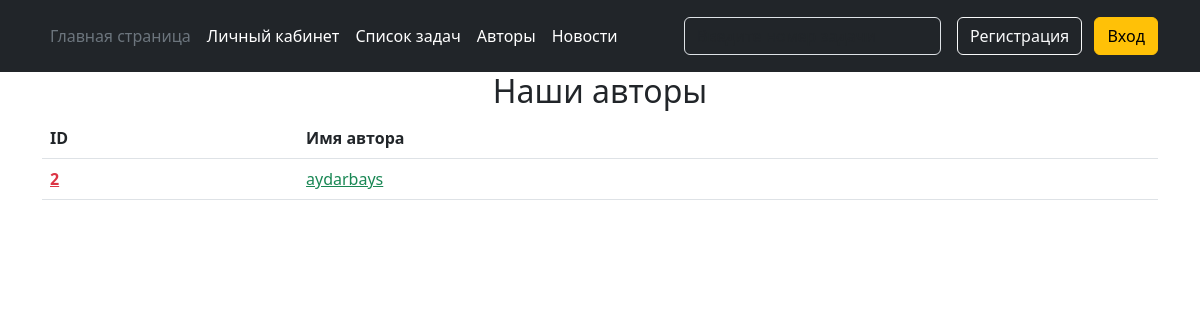
Page /authors on the earlier database version.
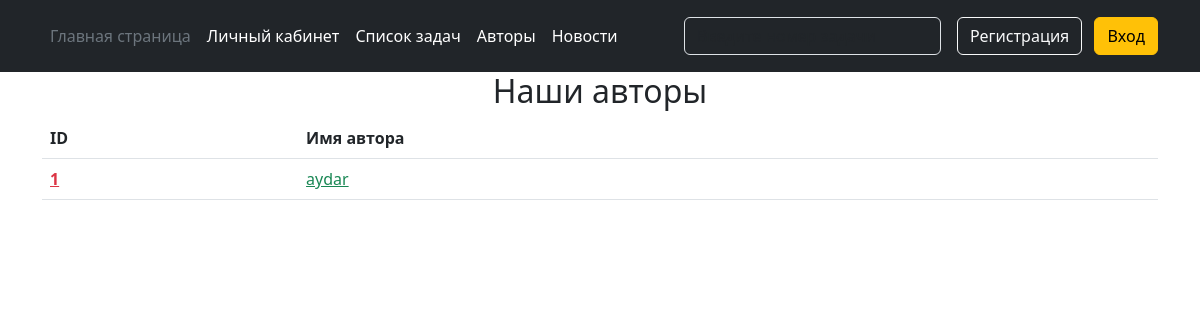
Same page on the later database version.
### data/users.py (models this page shows, shortened)
class User(SqlAlchemyBase, UserMixin, SerializerMixin):
    __tablename__ = 'users'
    id = sqlalchemy.Column(sqlalchemy.Integer,
                           primary_key=True, autoincrement=True)
    username = sqlalchemy.Column(sqlalchemy.String, nullable=False)
    email = sqlalchemy.Column(sqlalchemy.String,
                              index=True, unique=True, nullable=True)
    hashed_password = sqlalchemy.Column(sqlalchemy.String, nullable=True)
    role = sqlalchemy.Column(sqlalchemy.String)
    problems = orm.relationship('Problems', back_populates='author')
    solved_problems = orm.relationship('SolvedProblems', back_populates='student')
    favourite_problems = orm.relationship('FavouriteProblems', back_populates='student')

### main.py (the view)
@app.route("/authors")
def authors():
    db_sess = db_session.create_session()
    authors = db_sess.query(User).filter(User.role == "Автор")
    return render_template('authors.html', title='Авторы', authors=authors)

### data/db_session.py (called while the page is built)
def create_session() -> Session:
    global __factory
    return __factory()

### templates/authors.html
{% extends "base.html" %}
{% block content %}
    <h2>Наши авторы</h2>
    <table class="table">
      <thead class="thead-light">
        <tr>
          <th scope="col">ID</th>
          <th scope="col">Имя автора</th>
        </tr>
      </thead>
      <tbody>
        {% for item in authors %}
        <tr>
          <th scope="row"><a href="/profile/{{item.id}}" class="link-danger">{{item.id}}</a></th>
          <td><a href="/profile/{{item.id}}" class="link-success">{{item.username}}</a></td>
        </tr>
        {% endfor %}
      </tbody>
    </table>
{% endblock %}

### templates/base.html (shortened to what this page needs)
<!DOCTYPE html>
<html lang="en">
<head>
    <link rel="stylesheet" href=/static/css/headers.css/>
    <link rel="stylesheet" href="/static/vendor/css/bootstrap.min.css">
</head>
<body>
    <header class="p-3 text-bg-dark">
    <div class="container">
      <div class="d-flex flex-wrap align-items-center justify-content-center justify-content-lg-start">
        <ul class="nav col-12 col-lg-auto me-lg-auto mb-2 justify-content-center mb-md-0">
          <li><a href="/" class="nav-link px-2 text-secondary">Главная страница</a></li>
          <li><a href="/profile" class="nav-link px-2 text-white">Личный кабинет</a></li>
          <li><a href="/problems" class="nav-link px-2 text-white">Список задач</a></li>
          <li><a href="/authors" class="nav-link px-2 text-white">Авторы</a></li>
          <li><a href="/news" class="nav-link px-2 text-white">Новости</a></li>
        </ul>
        <form class="col-12 col-lg-auto mb-3 mb-lg-0 me-lg-3" role="search" action="/problem">
          <input type="text" class="form-control form-control-dark text-bg-dark" placeholder="Введите номер задачи" aria-label="Поиск задач" name="problem_id">
        </form>
        <div class="text-end">
            {% if current_user.is_authenticated %}
                <a class="btn btn-warning" href="/logout">{{ current_user.role }}: {{ current_user.username }}</a>
            {% else %}
                <a class="btn btn-outline-light me-2" href="/register">Регистрация</a>
                <a class="btn btn-warning" href="/login">Вход</a>
            {% endif %}
        </div>
      </div>
    </div>
  </header>
    <center>
    <main role="main" class="container">
         {% block content %}{% endblock %}
    </main>
    </center>
</body>
</html>

### static/css/headers.css (style rules this page uses)
.form-control-dark { border-color: var(--bs-gray); }

Differences in the rows shown:
no longer on this page (row edited): User: id "2", username "aydarbays"
now on this page (row edited): User: id "1", username "aydar"
